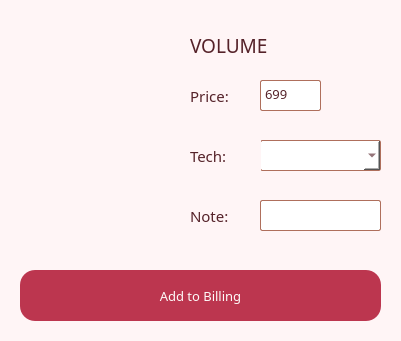
           <widget class="QWidget" name="tabs_volume" native="true">
            <property name="geometry">
             <rect>
              <x>10</x>
              <y>390</y>
              <width>401</width>
              <height>341</height>
             </rect>
            </property>
            <property name="cursor">
             <cursorShape>ArrowCursor</cursorShape>
            </property>
            <property name="styleSheet">
             <string notr="true">border-radius: 20px;
background-color: #fff5f6</string>
            </property>
            <widget class="QLabel" name="logo_home_28">
             <property name="geometry">
              <rect>
               <x>20</x>
               <y>30</y>
               <width>151</width>
               <height>211</height>
              </rect>
             </property>
             <property name="styleSheet">
              <string notr="true"/>
             </property>
             <property name="text">
              <string/>
             </property>
             <property name="pixmap">
              <pixmap>pics/volume.png</pixmap>
             </property>
             <property name="scaledContents">
              <bool>true</bool>
             </property>
            </widget>
            <widget class="QLabel" name="label_volume">
             <property name="geometry">
              <rect>
               <x>190</x>
               <y>30</y>
               <width>141</width>
               <height>31</height>
              </rect>
             </property>
             <property name="font">
              <font>
               <family>Vogue</family>
               <pointsize>14</pointsize>
              </font>
             </property>
             <property name="styleSheet">
              <string notr="true">color:  rgb(85,34,41);</string>
             </property>
             <property name="text">
              <string>VOLUME</string>
             </property>
             <property name="alignment">
              <set>Qt::AlignLeading|Qt::AlignLeft|Qt::AlignVCenter</set>
             </property>
            </widget>
            <widget class="QLabel" name="label_home_65">
             <property name="geometry">
              <rect>
               <x>190</x>
               <y>80</y>
               <width>51</width>
               <height>31</height>
              </rect>
             </property>
             <property name="font">
              <font>
               <family>Classy Vogue</family>
               <pointsize>11</pointsize>
              </font>
             </property>
             <property name="styleSheet">
              <string notr="true">color:  rgb(85,34,41);
border: 0px;</string>
             </property>
             <property name="text">
              <string>Price:</string>
             </property>
             <property name="alignment">
              <set>Qt::AlignLeading|Qt::AlignLeft|Qt::AlignVCenter</set>
             </property>
            </widget>
            <widget class="QPlainTextEdit" name="volume_price">
             <property name="geometry">
              <rect>
               <x>260</x>
               <y>80</y>
               <width>61</width>
               <height>31</height>
              </rect>
             </property>
             <property name="font">
              <font>
               <family>Classy Vogue</family>
               <pointsize>10</pointsize>
              </font>
             </property>
             <property name="cursor" stdset="0">
              <cursorShape>IBeamCursor</cursorShape>
             </property>
             <property name="styleSheet">
              <string notr="true">background-color: white;
border-radius: 2px;
border: 1px solid #af6f5c;
color:  rgb(85,34,41);</string>
             </property>
             <property name="plainText">
              <string>699</string>
             </property>
            </widget>
            <widget class="QComboBox" name="stylist_choice_volume">
             <property name="geometry">
              <rect>
               <x>260</x>
               <y>140</y>
               <width>121</width>
               <height>31</height>
              </rect>
             </property>
             <property name="font">
              <font>
               <family>Classy Vogue</family>
               <pointsize>10</pointsize>
              </font>
             </property>
             <property name="cursor">
              <cursorShape>PointingHandCursor</cursorShape>
             </property>
             <property name="styleSheet">
              <string notr="true">background-color: white;
border-radius: 2px;
border: 1px solid #af6f5c;
color:  rgb(85,34,41);</string>
             </property>
             <property name="currentIndex">
              <number>-1</number>
             </property>
             <item>
              <property name="text">
               <string>Liza</string>
              </property>
             </item>
             <item>
              <property name="text">
               <string>Cecil</string>
              </property>
             </item>
             <item>
              <property name="text">
               <string>Beng</string>
              </property>
             </item>
             <item>
              <property name="text">
               <string>Mar</string>
              </property>
             </item>
            </widget>
            <widget class="QLabel" name="label_home_66">
             <property name="geometry">
              <rect>
               <x>190</x>
               <y>140</y>
               <width>71</width>
               <height>31</height>
              </rect>
             </property>
             <property name="font">
              <font>
               <family>Classy Vogue</family>
               <pointsize>11</pointsize>
              </font>
             </property>
             <property name="styleSheet">
              <string notr="true">color:  rgb(85,34,41);
border: 0px;</string>
             </property>
             <property name="text">
              <string>Tech:</string>
             </property>
             <property name="alignment">
              <set>Qt::AlignLeading|Qt::AlignLeft|Qt::AlignVCenter</set>
             </property>
            </widget>
            <widget class="QLabel" name="label_home_67">
             <property name="geometry">
              <rect>
               <x>190</x>
               <y>200</y>
               <width>71</width>
               <height>31</height>
              </rect>
             </property>
             <property name="font">
              <font>
               <family>Classy Vogue</family>
               <pointsize>11</pointsize>
              </font>
             </property>
             <property name="styleSheet">
              <string notr="true">color:  rgb(85,34,41);
border: 0px;</string>
             </property>
             <property name="text">
              <string>Note:</string>
             </property>
             <property name="alignment">
              <set>Qt::AlignLeading|Qt::AlignLeft|Qt::AlignVCenter</set>
             </property>
            </widget>
            <widget class="QPlainTextEdit" name="volume_note">
             <property name="geometry">
              <rect>
               <x>260</x>
               <y>200</y>
               <width>121</width>
               <height>31</height>
              </rect>
             </property>
             <property name="font">
              <font>
               <family>Classy Vogue</family>
               <pointsize>10</pointsize>
              </font>
             </property>
             <property name="cursor" stdset="0">
              <cursorShape>IBeamCursor</cursorShape>
             </property>
             <property name="styleSheet">
              <string notr="true">background-color: white;
border-radius: 2px;
border: 1px solid #af6f5c;
color:  rgb(85,34,41);</string>
             </property>
             <property name="plainText">
              <string/>
             </property>
            </widget>
            <widget class="QLabel" name="addOrder_volume">
             <property name="geometry">
              <rect>
               <x>20</x>
               <y>270</y>
               <width>361</width>
               <height>51</height>
              </rect>
             </property>
             <property name="font">
              <font>
               <family>Classy Vogue</family>
               <pointsize>10</pointsize>
              </font>
             </property>
             <property name="styleSheet">
              <string notr="true">color: rgba(254,250,249,255);
background-color: rgb(188,54,79);
border-radius: 15px;</string>
             </property>
             <property name="text">
              <string>Add to Billing</string>
             </property>
             <property name="alignment">
              <set>Qt::AlignCenter</set>
             </property>
            </widget>
            <widget class="QPushButton" name="bttn_volume">
             <property name="geometry">
              <rect>
               <x>20</x>
               <y>270</y>
               <width>361</width>
               <height>51</height>
              </rect>
             </property>
             <property name="cursor">
              <cursorShape>PointingHandCursor</cursorShape>
             </property>
             <property name="styleSheet">
              <string notr="true">background-color: rgba(0, 0, 0, 0);</string>
             </property>
             <property name="text">
              <string/>
             </property>
             <property name="autoDefault">
              <bool>false</bool>
             </property>
             <property name="flat">
              <bool>true</bool>
             </property>
            </widget>
           </widget>
